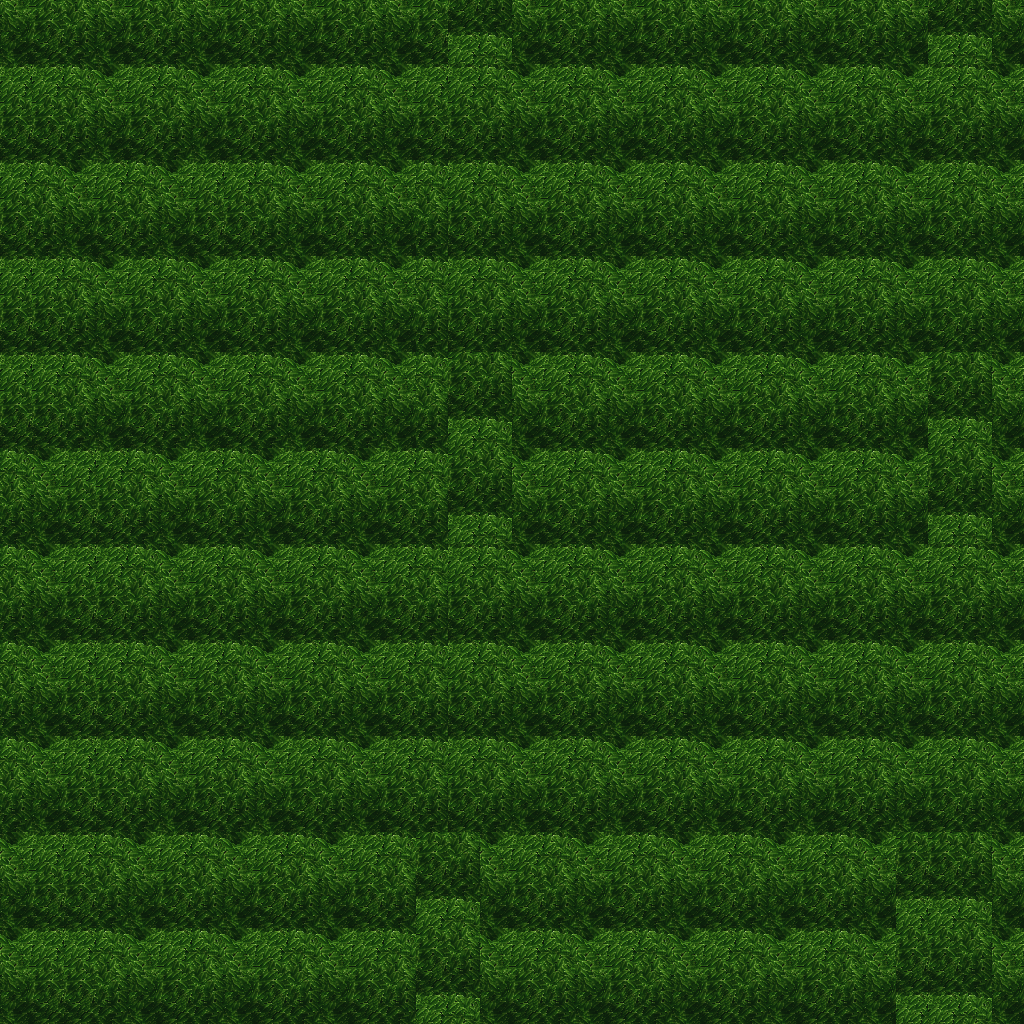

A 2D game scene composited from a Tiled map and its tileset images. What follows is a short description and the map's XML, with each tile layer's data collapsed to a summary:
An orthogonal 32x32 tile map with 32x32 px tiles, 5 tile layers (Ground, Objects, Objects2, Above, ...), 1 hidden layer not drawn, 19 tilesets.

<map version="1.10" tiledversion="1.11.0" orientation="orthogonal" renderorder="right-down" width="32" height="32" tilewidth="32" tileheight="32" infinite="0" nextlayerid="11" nextobjectid="1">
 <tileset firstgid="1" name="ground_ground" tilewidth="32" tileheight="32" tilecount="33" columns="3">
  <image source="../drawable/ground_ground.png" width="96" height="352" />
 </tileset>
 <tileset firstgid="34" name="plant_grasses" tilewidth="32" tileheight="32" tilecount="6" columns="3">
  <image source="../drawable/plant_grasses.png" width="96" height="64" />
 </tileset>
 <tileset firstgid="40" name="plant_flower_daisy_blue" tilewidth="32" tileheight="32" tilecount="8" columns="2">
  <image source="../drawable/plant_flower_daisy_blue.png" width="64" height="128" />
 </tileset>
 <tileset firstgid="48" name="plant_flower_daisy_yellow" tilewidth="32" tileheight="32" tilecount="8" columns="2">
  <image source="../drawable/plant_flower_daisy_yellow.png" width="64" height="128" />
 </tileset>
 <tileset firstgid="56" name="plant_flower_daisy_red" tilewidth="32" tileheight="32" tilecount="8" columns="2">
  <image source="../drawable/plant_flower_daisy_red.png" width="64" height="128" />
 </tileset>
 <tileset firstgid="64" name="plant_flower_daisy_white" tilewidth="32" tileheight="32" tilecount="8" columns="2">
  <image source="../drawable/plant_flower_daisy_white.png" width="64" height="128" />
 </tileset>
 <tileset firstgid="72" name="logic_collision" tilewidth="32" tileheight="32" tilecount="1" columns="1">
  <image source="../drawable/logic_collision.png" width="32" height="32" />
 </tileset>
 <tileset firstgid="73" name="plant_tree_tree_green" tilewidth="32" tileheight="32" tilecount="88" columns="8">
  <image source="../drawable/plant_tree_tree_green.png" width="256" height="352" />
 </tileset>
 <tileset firstgid="161" name="logic_item_resources" tilewidth="32" tileheight="32" tilecount="6" columns="6">
  <image source="../drawable/logic_item_resources.png" width="192" height="32" />
 </tileset>
 <tileset firstgid="167" name="item_statue_broken_green_column" tilewidth="32" tileheight="32" tilecount="2" columns="1">
  <image source="../drawable/item_statue_broken_green_column.png" width="32" height="64" />
 </tileset>
 <tileset firstgid="169" name="plant_tree_spruce" tilewidth="32" tileheight="32" tilecount="6" columns="2">
  <image source="../drawable/plant_tree_spruce.png" width="64" height="96" />
 </tileset>
 <tileset firstgid="175" name="plant_tree_pine_snowy" tilewidth="32" tileheight="32" tilecount="6" columns="2">
  <image source="../drawable/plant_tree_pine_snowy.png" width="64" height="96" />
 </tileset>
 <tileset firstgid="181" name="logic_creature_ent" tilewidth="32" tileheight="32" tilecount="4" columns="4">
  <image source="../drawable/logic_creature_ent.png" width="128" height="32" />
 </tileset>
 <tileset firstgid="185" name="logic_item_mushroom" tilewidth="32" tileheight="32" tilecount="6" columns="6">
  <image source="../drawable/logic_item_mushroom.png" width="192" height="32" />
 </tileset>
 <tileset firstgid="191" name="plant_star_shaped_plants" tilewidth="32" tileheight="32" tilecount="6" columns="2">
  <image source="../drawable/plant_star_shaped_plants.png" width="64" height="96" />
 </tileset>
 <tileset firstgid="197" name="plant_tree_tree_darkgreen" tilewidth="32" tileheight="32" tilecount="88" columns="8">
  <image source="../drawable/plant_tree_tree_darkgreen.png" width="256" height="352" />
 </tileset>
 <tileset firstgid="285" name="plant_stump_stump_pale_brown" tilewidth="32" tileheight="32" tilecount="4" columns="2">
  <image source="../drawable/plant_stump_stump_pale_brown.png" width="64" height="64" />
 </tileset>
 <tileset firstgid="289" name="plant_tree_umbrella_thorn" tilewidth="32" tileheight="32" tilecount="18" columns="6">
  <image source="../drawable/plant_tree_umbrella_thorn.png" width="192" height="96" />
 </tileset>
 <tileset firstgid="307" name="logic_item_fruits" tilewidth="32" tileheight="32" tilecount="16" columns="8">
  <image source="../drawable/logic_item_fruits.png" width="256" height="64" />
 </tileset>
 <layer id="1" name="Ground" width="32" height="32">
  <data>[1024 cells, 1024 non-empty, 1 distinct tile ids]</data>
 </layer>
 <layer id="2" name="Objects" width="32" height="32">
  <data>[1024 cells, 1 non-empty, 1 distinct tile ids]</data>
 </layer>
 <layer id="3" name="Objects2" width="32" height="32">
  <data>[1024 cells, 0 non-empty, 0 distinct tile ids]</data>
 </layer>
 <layer id="4" name="Above" width="32" height="32">
  <data>[1024 cells, 1024 non-empty, 9 distinct tile ids]</data>
 </layer>
 <layer id="5" name="Above2" width="32" height="32">
  <data>[1024 cells, 0 non-empty, 0 distinct tile ids]</data>
 </layer>
 <layer id="6" name="Walkable" width="32" height="32" visible="0">
  <data>[1024 cells, 1024 non-empty, 1 distinct tile ids]</data>
 </layer>
 <objectgroup id="7" name="Mapevents" />
 <objectgroup id="8" name="Spawn" />
 <objectgroup id="9" name="Keys" />
 <objectgroup id="10" name="Replace" />
</map>
